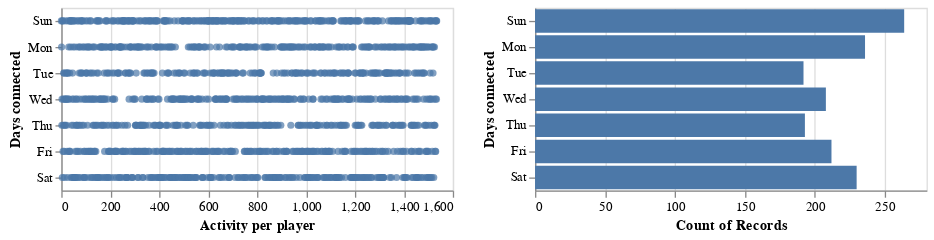

The notebook cell saved with this chart:
### Code cell
scat3 = alt.Chart(tidywhole_pst.reset_index()).mark_circle().encode(
    x=alt.X("index").title('Activity per player'),
    y=alt.Y("start_time:N", timeUnit='day').title('Days connected')
)
bar0 = alt.Chart(tidywhole_pst).mark_bar().encode(
    x="count()",
    y=alt.Y("start_time:N", timeUnit='day').title('Days connected')
)
scat3 | bar0

### Figure 1 — Vega-Lite specification as saved in the notebook (floating-point values rounded to 4 significant figures; data arrays with more than 128 entries replaced by an {"elided": "..."} marker saying what was removed)
{"config": {"view": {"continuousWidth": 300, "continuousHeight": 300}}, "hconcat": [{"data": {"name": "data-81613c67cba8710d9945c3d3049bd4ad"}, "mark": {"type": "circle"}, "encoding": {"x": {"field": "index", "title": "Activity per player", "type": "quantitative"}, "y": {"field": "start_time", "timeUnit": "day", "title": "Days connected", "type": "nominal"}}}, {"data": {"name": "data-94d48cb325abc3f884334120ab63034a"}, "mark": {"type": "bar"}, "encoding": {"x": {"aggregate": "count", "type": "quantitative"}, "y": {"field": "start_time", "timeUnit": "day", "title": "Days connected", "type": "nominal"}}}], "$schema": "https://vega.github.io/schema/vega-lite/v5.20.1.json", "datasets": {"data-81613c67cba8710d9945c3d3049bd4ad": {"elided": "1535 records"}, "data-94d48cb325abc3f884334120ab63034a": {"elided": "1535 records"}}}
